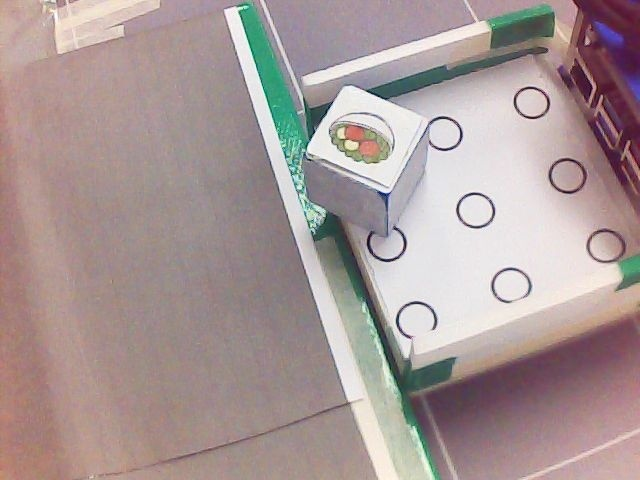
#> input picture cook_gpt/cookgpt_service/substanceDiscrim/Hough/content/real-images/1-0.jpg, 640 x 480 px, found by its file name
$ python HoughCircle_Real.py
#> lines starting #> are read from the running program, lines starting #| are printed output that depends on the picture; after the words box and inside, x2 and y2 are one past the last pixel; in counts of white or black regions, pixels touching at a corner belong together
# cv2.HoughCircles의 파라미터 튜닝을 이용한 연구

import cv2
import numpy as np

correct_circles = 9
circle_cnt = 0

path = "./content/real-images/bad/1-0.jpg"
image = cv2.imread(path)
#> image is the input picture: shape (480, 640, 3); mean B, G, R 151.2, 152.2, 168.2

gray = cv2.cvtColor(image, cv2.COLOR_BGR2GRAY)
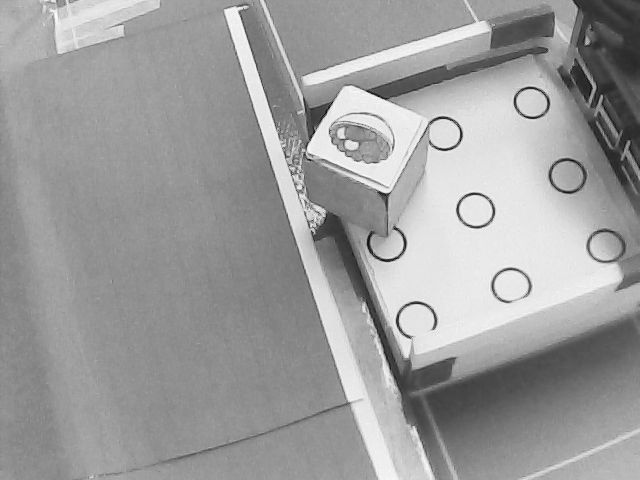
#> gray: shape (480, 640); min 4, max 255, mean 156.9
ret, filtered = cv2.threshold(gray, 120, 255, cv2.THRESH_TOZERO)
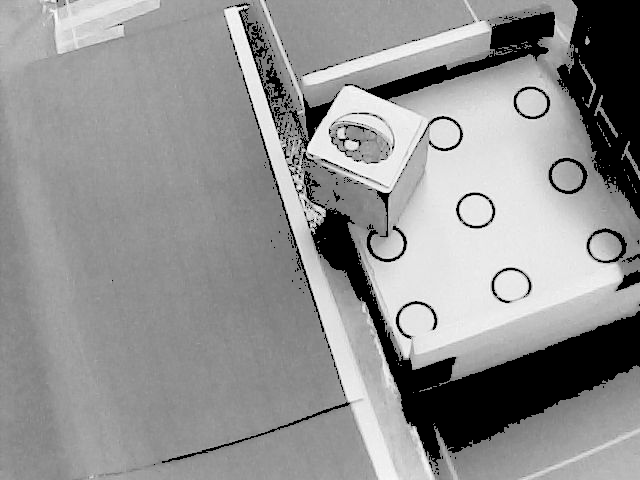
#> filtered: shape (480, 640); min 0, max 255, mean 145.9
blurred = cv2.GaussianBlur(filtered, (9, 9), 3)
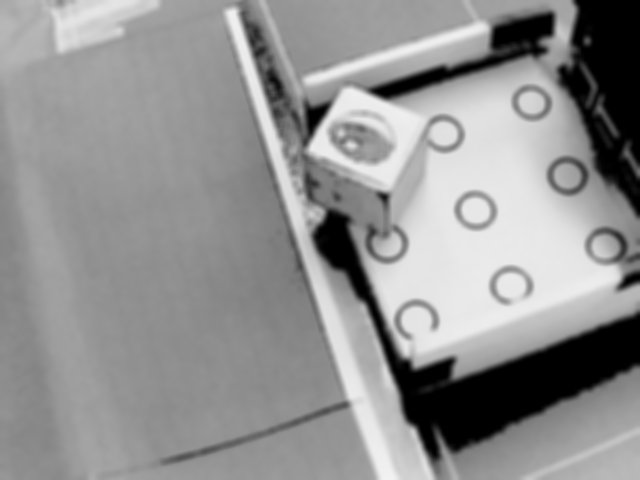
#> blurred: shape (480, 640); min 0, max 242, mean 145.9

# Hough Circles는 자체적으로 Canny Edge Detection을 수행
circles = cv2.HoughCircles(blurred, cv2.HOUGH_GRADIENT, 1, 70, param1=10, param2=25, minRadius=16, maxRadius=30)
#> circles = [[386.5, 241.5, 21.2], [475.5, 209.5, 20.4], [531.5, 102.5, 18.3], [563.5, 174.5, 17.2], [444.5, 132.5, 19.9], [415.5, 320.5, 20.8], [606.5, 243.5, 21.4], [506.5, 285.5, 17.2]]
circles = np.uint16(np.around(circles))
#> circles = [[386, 242, 21], [476, 210, 20], [532, 102, 18], [564, 174, 17], [444, 132, 20], [416, 320, 21], [606, 244, 21], [506, 286, 17]]

# x, y, r 각각 추출
xs = circles[0][:, 0]
#> xs = [386, 476, 532, 564, 444, 416, 606, 506]
ys = circles[0][:, 1]
#> ys = [242, 210, 102, 174, 132, 320, 244, 286]
rs = circles[0][:, 2]
#> rs = [21, 20, 18, 17, 20, 21, 21, 17]

rs_max = np.max(rs)
#> rs_max = 21
h, w = image.shape[:2]
#> h = 480; w = 640

# 최소/최대 좌표 계산 + 반지름 padding + 오차
x_min = np.min(xs - rs_max)
#> x_min = 365
x_max = np.max(xs + rs_max)
#> x_max = 627
y_min = np.min(ys - rs_max)
#> y_min = 81
y_max = np.max(ys + rs_max)
#> y_max = 341

# 정수형으로 변환
x_min = int(max(x_min, 0))
x_max = int(min(x_max,w-1))
y_min = int(max(y_min, 0))
y_max = int(min(y_max,h-1))

roi = image[y_min:y_max, x_min:x_max]
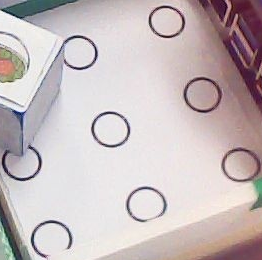
#> roi: shape (260, 262, 3); mean B, G, R 189.1, 187.7, 198.9
pts = np.array([[x_min, y_min], [x_min, y_max], [x_max, y_min], [x_max, y_max]], dtype=np.int32)
#> pts = [[365, 81], [365, 341], [627, 81], [627, 341]]

for circle in circles[0,:]:
    if (x_min <= circle[0] and circle[0] <= x_max) and (y_min <= circle[1] and circle[1] <= y_max) : # ROI 영역 내에서 검출된 원들
        cv2.circle(image,(circle[0],circle[1]),circle[2],(255,0,0),1)
        cv2.circle(image,(circle[0],circle[1]),2,(0,0,0),3)
        circle_cnt = circle_cnt + 1
    else : # ROI 영역 바깥으로 검출된 원들
        cv2.circle(image,(circle[0],circle[1]),circle[2],(0,0,255),1)
        cv2.circle(image,(circle[0],circle[1]),2,(0,0,0),3)
#> this loop made 8 passes
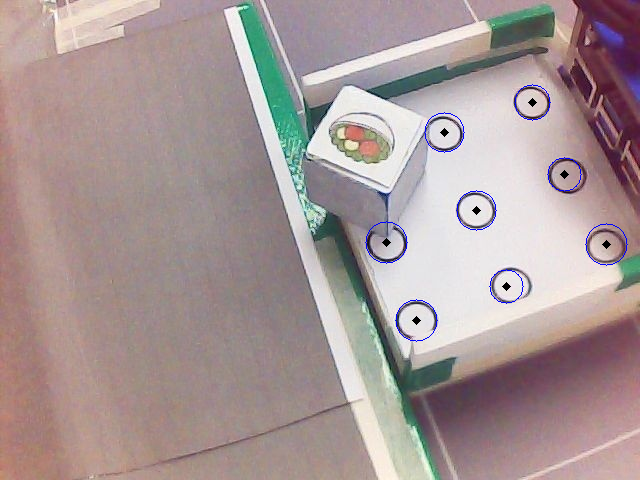
#> image: shape (480, 640, 3); 0.39% of pixels changed, all inside (x1, y1, x2, y2) = (365, 84, 628, 342)
#> after the loop, circle_cnt = 8

cv2.rectangle(image, (x_min, y_min), (x_max, y_max), (0, 255, 0), 3)
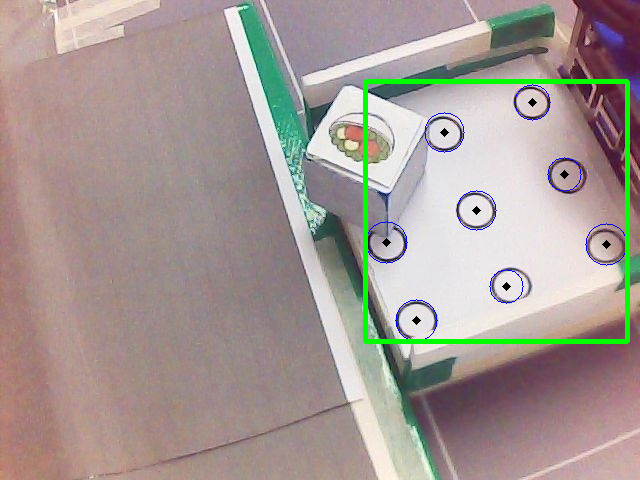
#> image: shape (480, 640, 3); 1.7% of pixels changed, all inside (x1, y1, x2, y2) = (363, 79, 630, 344)

if circle_cnt == 9 :
    print(f"감지된 스티커 수 : {circle_cnt}, 이상 없습니다")
else :
    print(f"감지된 스티커 수 : {circle_cnt}, 이물질이 감지되었습니다!!")
#| 감지된 스티커 수 : 8, 이물질이 감지되었습니다!!

$ run again, with cook_gpt/cookgpt_service/substanceDiscrim/Hough/content/real-images/2-0.jpg copied over cook_gpt/cookgpt_service/substanceDiscrim/Hough/content/real-images/1-0.jpg
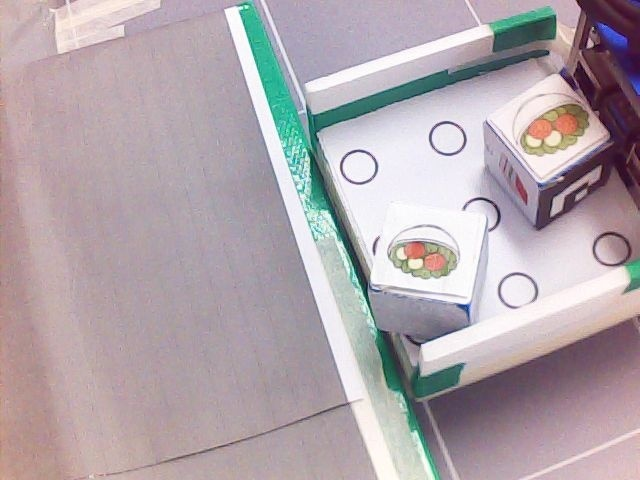
#> input picture cook_gpt/cookgpt_service/substanceDiscrim/Hough/content/real-images/2-0.jpg, 640 x 480 px, found by its file name
#> image is the input picture: shape (480, 640, 3); mean B, G, R 171.2, 165.6, 176.9
#> `circles = cv2.HoughCircles(blurred, cv2.HOUGH_GRADIENT, 1, 70, param1=..`: circles = [[358.5, 166.5, 20], [446.5, 138.5, 19.1], [609.5, 252.5, 22.3], [516.5, 293.5, 16.6], [484.5, 215.5, 18]]
#> `circles = np.uint16(np.around(circles))`: circles = [[358, 166, 20], [446, 138, 19], [610, 252, 22], [516, 294, 17], [484, 216, 18]]
#> xs = [358, 446, 610, 516, 484]
#> ys = [166, 138, 252, 294, 216]
#> rs = [20, 19, 22, 17, 18]
#> rs_max = 22
#> x_min = 336
#> x_max = 632
#> y_min = 116
#> y_max = 316
#> pts = [[336, 116], [336, 316], [632, 116], [632, 316]]
#> the loop `for circle in circles[0,:]:` made 5 passes
#> after the loop `for circle in circles[0,:]:`:
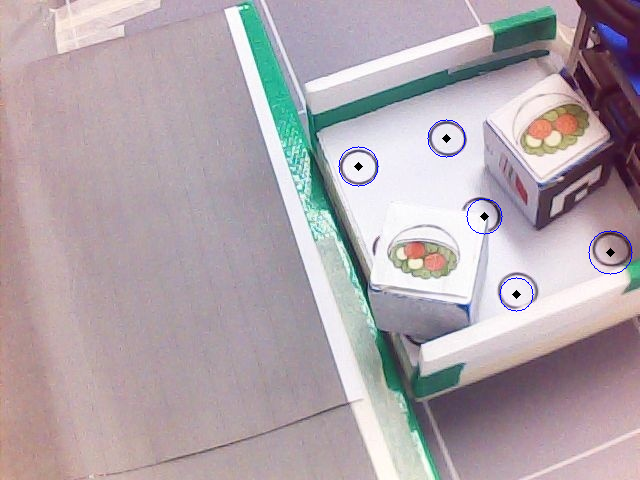
#> image: shape (480, 640, 3); 0.24% of pixels changed, all inside (x1, y1, x2, y2) = (338, 119, 633, 312)
#> after the loop `for circle in circles[0,:]:`: circle_cnt = 5
#> `cv2.rectangle(image, (x_min, y_min), (x_max, y_max), (0, 255, 0), 3)`:
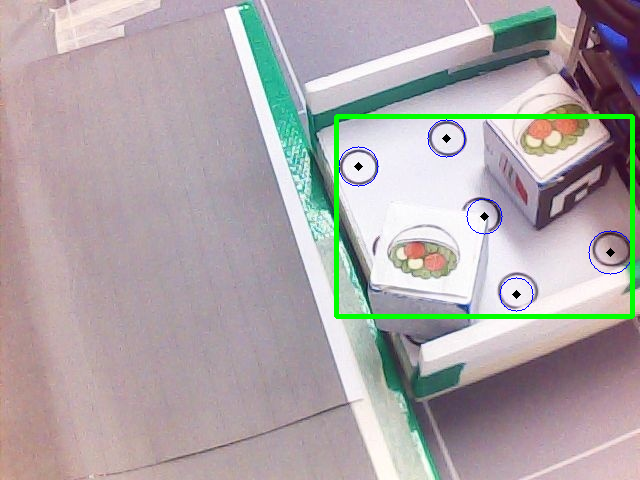
#> image: shape (480, 640, 3); 1.61% of pixels changed, all inside (x1, y1, x2, y2) = (334, 114, 635, 319)
#| 감지된 스티커 수 : 5, 이물질이 감지되었습니다!!
